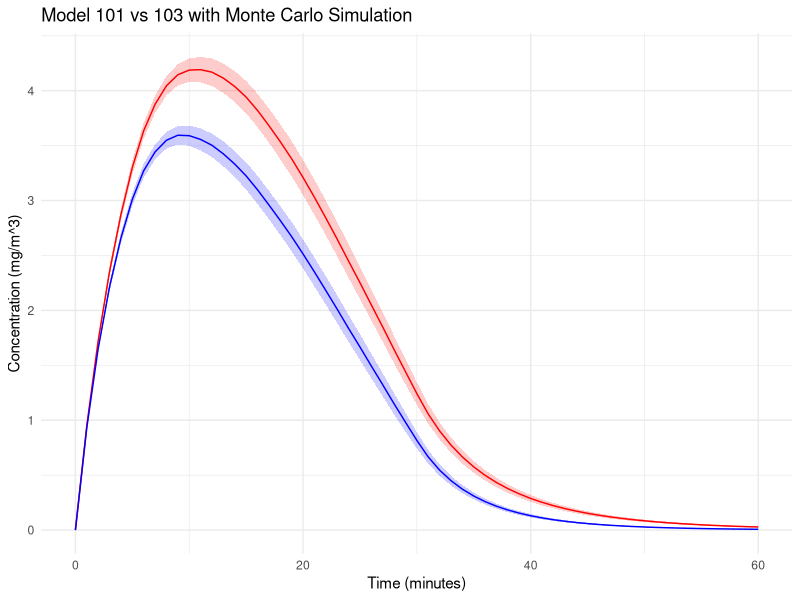
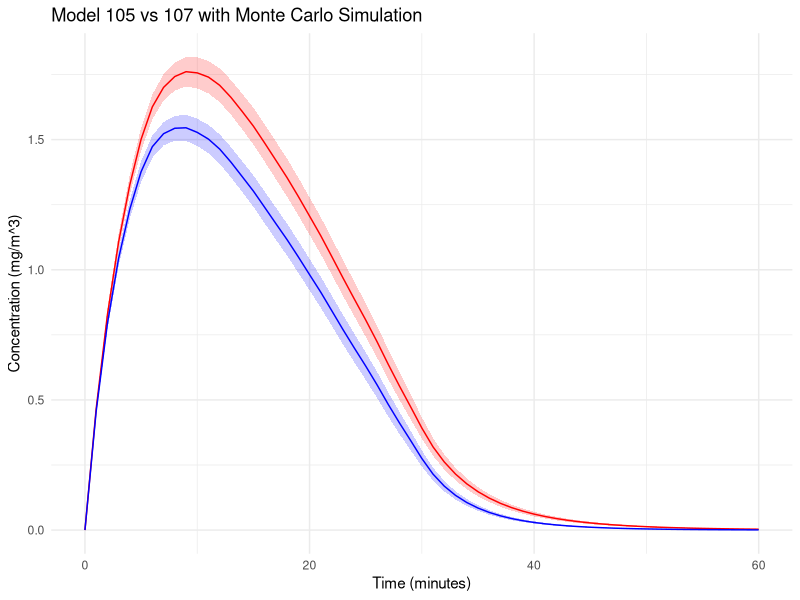
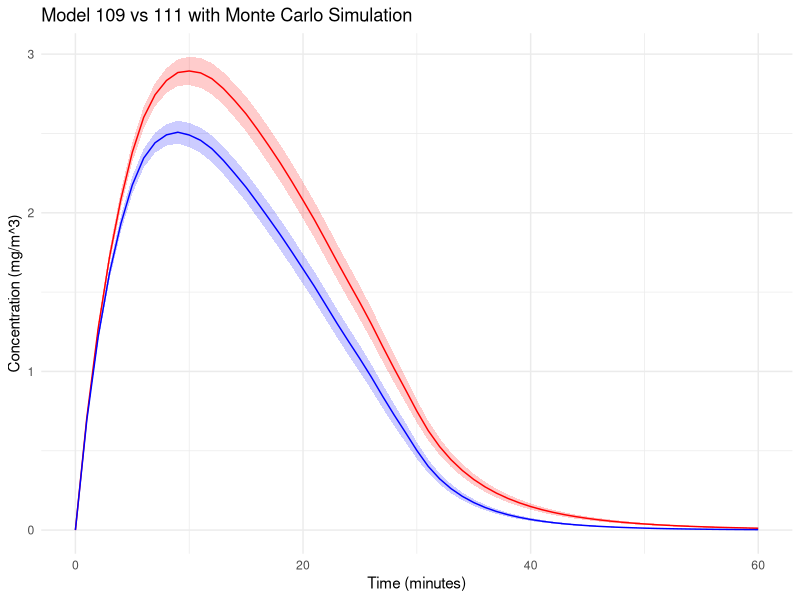
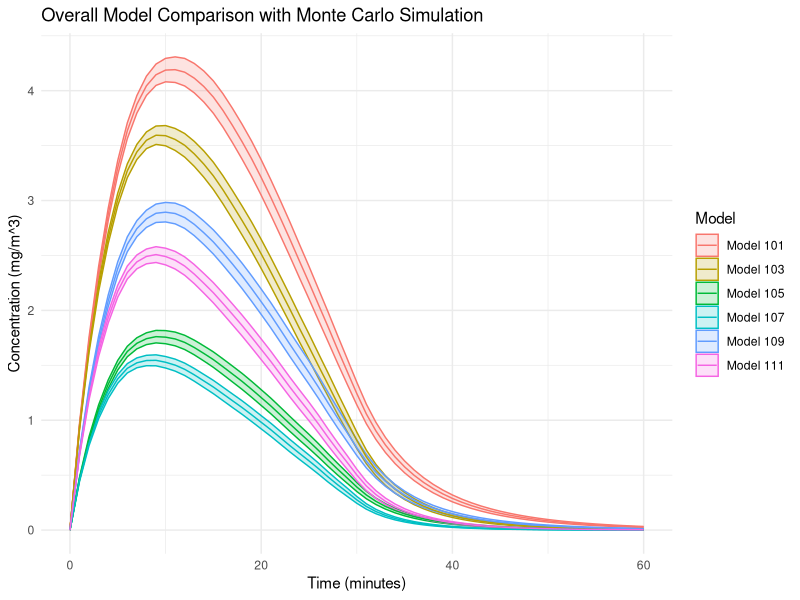
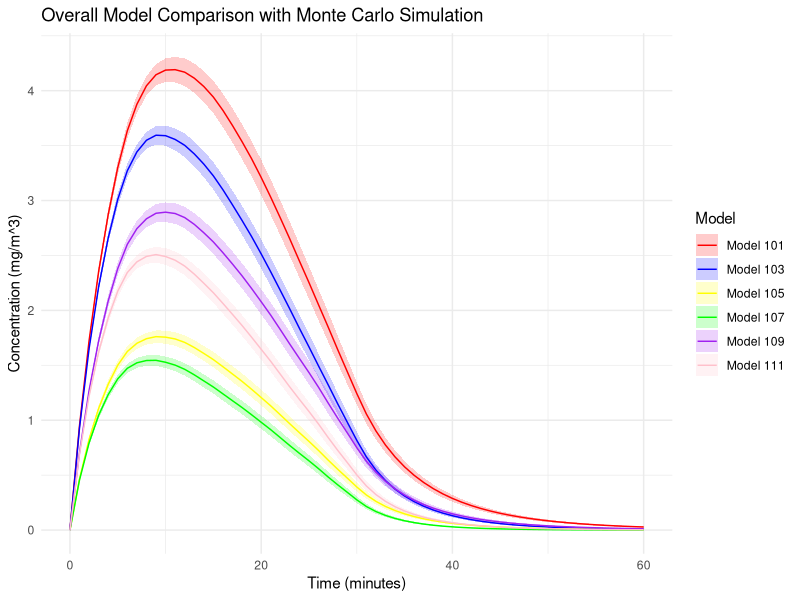

Here is the R script that generated these plots, in order:
# Define Model 100 with the gamma factor
model_100 <- function(G, Q, gamma) {
  C_steady <- gamma * G / Q
  return(C_steady)
}

# Define Model 101
model_101 <- function(G, Q, V, t_g, T) {
  # Create a time vector
  time_vector <- seq(0, T, by = 1)
  
# Calculate the phase of concentration increase
  C_rise <- sapply(time_vector, function(t) {
    if (t <= t_g) {
      return((G / Q) * (1 - exp((-Q * t) / V )))
    } else {
      return(NA)
    }
  })          
  
  # Concentration at the end of the emission phase as the initial concentration for the decay phase
  C0 <- (G / Q) * (1 - exp(-Q * t_g / V ))
  
  # Calculate the concentration decay phase
  C_decay <- sapply(time_vector, function(t) {
    if (t > t_g) {
      return(C0 * exp(-Q * (t - t_g) / V ))
    } else {
      return(NA)
    }
  })
  
  return(list(time = time_vector, concentration_rise = C_rise, concentration_decay = C_decay))
} 

T <- 60   # Total time (minutes)
t_g <- 15 # Time of generation (minutes)
G <- 100  # mg/min
Q <- 20   # m^3/min
epsilon_L <- 0.5  # Efficiency of local exhaust
epsilon_L_F <- 0.75  # Efficiency of local exhaust filtration
Q_R <- 5  # m^3/min
epsilon_RF <- 0.9  # Efficiency of recirculation filtration
V <- 100  # m^3
gamma <- 0.25  

# Calculation of steady-state concentrations for model 100
C_steady_100 <- model_100(G, Q, gamma)

# Calculation of steady-state concentrations for model 101
results_101 <- model_101(G, Q, V, t_g, T)


# Define Model 102
model_102 <- function(G, Q, Q_R, epsilon_RF, gamma) {
  C_bar <- (gamma * G) / (Q + epsilon_RF * Q_R)
  C_RF <- C_bar * (1 - epsilon_RF)
  return(list(C_bar = C_bar, C_RF = C_RF))
}


# Define Model 103
model_103 <- function(G, Q, Q_R, epsilon_RF, V, t_g, T) {
  Q_instead <- Q + epsilon_RF * Q_R
  return(model_101(G, Q_instead, V, t_g, T))
}

results_102 <- model_102(G, Q, Q_R, epsilon_RF, gamma)
results_103 <- model_103(G, Q, Q_R, epsilon_RF, V, t_g, T)

#Visualization
library(ggplot2)
C_bar_1 <- results_102$C_bar

results_103_df <- data.frame(Time = results_103$time, 
                             Concentration = c(results_103$concentration_rise, results_103$concentration_decay))
results_103_df <- results_103_df[!is.na(results_103_df$Concentration), ]

# Monte Carlo

G_range <- c(60, 150)
Q_range <- c(10, 30)
Q_L_range <- c(2, 8)
epsilon_L_range <- c(0.2, 0.8)
epsilon_L_F_range <- c(0, 1)
Q_R_range <- c(2, 10)
epsilon_RF_range <- c(0.5, 0.95)
V_range <- c(60, 150)
t_g_range <- c(5, 30)
T <- 60
gamma_range <- t_g_range / T

# simulation times
n_simulations <- 1000

results_101 <- vector("list", n_simulations)
results_103 <- vector("list", n_simulations)

# Monte Carlo simulation
set.seed(123)
for (i in 1:n_simulations) {
    # Randomly selection
    G <- runif(1, G_range[1], G_range[2])
    Q <- runif(1, Q_range[1], Q_range[2])
    Q_R <- runif(1, Q_R_range[1], Q_R_range[2])
    V <- runif(1, V_range[1], V_range[2])
    t_g <- runif(1, t_g_range[1], t_g_range[2])
    gamma <- runif(1, gamma_range[1], gamma_range[2])
    epsilon_RF <- runif(1, epsilon_RF_range[1], epsilon_RF_range[2])
    
    results_101[[i]] <- model_101(G, Q, V, t_g, T)
    results_103[[i]] <- model_103(G, Q, Q_R, epsilon_RF, V, t_g, T)
}

# Transfer to data.frame
df_101 <- do.call(rbind, lapply(results_101, function(x) data.frame(Time = x$time, 
                                                                    Concentration = c(x$concentration_rise, x$concentration_decay))))
df_103 <- do.call(rbind, lapply(results_103, function(x) data.frame(Time = x$time, 
                                                                    Concentration = c(x$concentration_rise, x$concentration_decay))))

                                
average_and_ci <- function(df, n) {
    df_summary <- aggregate(Concentration ~ Time, data = df, mean)
    df_summary$SD <- aggregate(Concentration ~ Time, data = df, sd)$Concentration
    df_summary$CI_lower <- df_summary$Concentration - qt(0.975, df=n-1) * df_summary$SD / sqrt(n)
    df_summary$CI_upper <- df_summary$Concentration + qt(0.975, df=n-1) * df_summary$SD / sqrt(n)
    return(df_summary)
}

average_101 <- average_and_ci(df_101, n_simulations)
average_103 <- average_and_ci(df_103, n_simulations)

ggplot() +
    geom_ribbon(data = average_101, aes(x = Time, ymin = CI_lower, ymax = CI_upper), fill = "red", alpha = 0.2) +
    geom_line(data = average_101, aes(x = Time, y = Concentration), color = "red") +
    geom_ribbon(data = average_103, aes(x = Time, ymin = CI_lower, ymax = CI_upper), fill = "blue", alpha = 0.2) +
    geom_line(data = average_103, aes(x = Time, y = Concentration), color = "blue") +
    labs(title = "Model 101 vs 103 with Monte Carlo Simulation",
         x = "Time (minutes)", 
         y = "Concentration (mg/m^3)") +
    theme_minimal()



# Define Model 104
model_104 <- function(G, Q, Q_L, epsilon_L, gamma) {
  C_avg <- (gamma * G * (1 - epsilon_L)) / (Q + Q_L)
  C_L_avg <- C_avg + (epsilon_L * gamma * G) / Q_L
  return(list(C_avg = C_avg, C_L_avg = C_L_avg))
}


# Define Model 105
model_105 <- function(G, Q, Q_L, epsilon_L, V, t_g, T) {
  # Create a time vector
  time_vector <- seq(0, T, by = 1)
  
  C_rise <- sapply(time_vector, function(t) {
    if (t <= t_g) {
      return(((G * (1 - epsilon_L)) / (Q + Q_L)) * (1 - exp((-(Q + Q_L) * t) / V)))
    } else {
      return(NA)
    }
  })
  
  C0 <- (G * (1 - epsilon_L)) / (Q + Q_L) * (1 - exp((-(Q + Q_L) * t_g) / V))
  
  C_decay <- sapply(time_vector, function(t) {
    if (t > t_g) {
      return(C0 * exp((-(Q + Q_L) * (t - t_g)) / V))
    } else {
      return(NA)
    }
  })
  
  return(list(time = time_vector, concentration_rise = C_rise, concentration_decay = C_decay))
}


# Define Model 106
model_106 <- function(G, Q, Q_L, epsilon_L, Q_R, epsilon_RF, gamma) {
  C_avg <- (gamma * G * (1 - epsilon_L)) / ((Q + epsilon_RF * Q_R) + Q_L)
  C_L_avg <- C_avg + (epsilon_L * gamma * G) / Q_L
  C_RF <- C_avg * (1 - epsilon_RF)
  return(list(C_avg = C_avg, C_L_avg = C_L_avg, C_RF = C_RF))
}


# Define Model 107
model_107 <- function(G, Q, Q_L, epsilon_L, Q_R, epsilon_RF, V, t_g, T) {
  Q_instead <- Q + epsilon_RF * Q_R
  return(model_105(G, Q_instead, Q_L, epsilon_L, V, t_g, T))
}


results_105 <- vector("list", n_simulations)
results_107 <- vector("list", n_simulations)

# Monte Carlo simulation
set.seed(123)
for (i in 1:n_simulations) {
    # Randomly selection
    G <- runif(1, G_range[1], G_range[2])
    Q <- runif(1, Q_range[1], Q_range[2])
    Q_L <- runif(1, Q_L_range[1], Q_L_range[2])
    epsilon_L <- runif(1, epsilon_L_range[1], epsilon_L_range[2])
    epsilon_L_F <- runif(1, epsilon_L_F_range[1], epsilon_L_F_range[2])
    Q_R <- runif(1, Q_R_range[1], Q_R_range[2])
    V <- runif(1, V_range[1], V_range[2])
    t_g <- runif(1, t_g_range[1], t_g_range[2])
    gamma <- runif(1, gamma_range[1], gamma_range[2])
    epsilon_RF <- runif(1, epsilon_RF_range[1], epsilon_RF_range[2])
    
    results_105[[i]] <- model_105(G, Q, Q_L, epsilon_L, V, t_g, T)
    results_107[[i]] <- model_107(G, Q, Q_L, epsilon_L, Q_R, epsilon_RF, V, t_g, T)
}

# Transfer to data.frame
df_105 <- do.call(rbind, lapply(results_105, function(x) data.frame(Time = x$time, 
                                                                    Concentration = c(x$concentration_rise, x$concentration_decay))))

df_107 <- do.call(rbind, lapply(results_107, function(x) data.frame(Time = x$time, 
                                                                    Concentration = c(x$concentration_rise, x$concentration_decay))))

                                
average_and_ci <- function(df, n) {
    df_summary <- aggregate(Concentration ~ Time, data = df, mean)
    df_summary$SD <- aggregate(Concentration ~ Time, data = df, sd)$Concentration
    df_summary$CI_lower <- df_summary$Concentration - qt(0.975, df=n-1) * df_summary$SD / sqrt(n)
    df_summary$CI_upper <- df_summary$Concentration + qt(0.975, df=n-1) * df_summary$SD / sqrt(n)
    return(df_summary)
}

average_105 <- average_and_ci(df_105, n_simulations)
average_107 <- average_and_ci(df_107, n_simulations)


ggplot() +
    geom_ribbon(data = average_105, aes(x = Time, ymin = CI_lower, ymax = CI_upper), fill = "red", alpha = 0.2) +
    geom_line(data = average_105, aes(x = Time, y = Concentration), color = "red") +
    geom_ribbon(data = average_107, aes(x = Time, ymin = CI_lower, ymax = CI_upper), fill = "blue", alpha = 0.2) +
    geom_line(data = average_107, aes(x = Time, y = Concentration), color = "blue") +
    labs(title = "Model 105 vs 107 with Monte Carlo Simulation",
         x = "Time (minutes)", 
         y = "Concentration (mg/m^3)") +
    theme_minimal()


                                
# Define Model 108
model_108 <- function(G, Q, Q_L, epsilon_L, epsilon_L_F, gamma) {
  C_avg <- (gamma * G * (1 - epsilon_L * epsilon_L_F)) / (Q + epsilon_L_F * Q_L)
  C_LE <- C_avg + (epsilon_L * gamma * G) / Q_L
  C_LF <- C_LE * (1 - epsilon_L_F)
  return(list(C_avg = C_avg, C_LE = C_LE, C_LF = C_LF))
}


# Define Model 109
model_109 <- function(G, Q, Q_L, epsilon_L, epsilon_L_F, V, t_g, T) {
  # Create a time vector
  time_vector <- seq(0, T, by = 1)
  
  C_rise <- sapply(time_vector, function(t) {
    if (t <= t_g) {
      return(((G * (1 - epsilon_L * epsilon_L_F)) / (Q + epsilon_L_F * Q_L)) * (1 - exp((-(Q + epsilon_L_F * Q_L) * t) / V)))
    } else {
      return(NA)
    }
  })
  
  C0 <- ((G * (1 - epsilon_L * epsilon_L_F)) / (Q + epsilon_L_F * Q_L)) * (1 - exp((-(Q + epsilon_L_F * Q_L) * t_g) / V))
  
  C_decay <- sapply(time_vector, function(t) {
    if (t > t_g) {
      return(C0 * exp((-(Q + epsilon_L_F * Q_L) * (t - t_g)) / V))
    } else {
      return(NA)
    }
  })
  
  return(list(time = time_vector, concentration_rise = C_rise, concentration_decay = C_decay))
}


# Define Model 110
model_110 <- function(G, Q, Q_L, epsilon_L, epsilon_L_F, Q_R, epsilon_RF, gamma) {
  C_avg <- (gamma * G * (1 - epsilon_L * epsilon_L_F)) / ((Q + epsilon_RF * Q_R) + epsilon_L_F * Q_L)
  C_LE <- C_avg + (epsilon_L * gamma * G) / Q_L
  C_LF <- C_LE * (1 - epsilon_L_F)
  C_RF <- C_avg * (1 - epsilon_RF)
  return(list(C_avg = C_avg, C_LE = C_LE, C_LF = C_LF, C_RF = C_RF))
}


# Define Model 111
model_111 <- function(G, Q, Q_L, epsilon_L, epsilon_L_F, Q_R, epsilon_RF, V, t_g, T) {
  Q_instead <- Q + epsilon_RF * Q_R
  return(model_109(G, Q_instead, Q_L, epsilon_L, epsilon_L_F, V, t_g, T))
}

                                
results_109 <- vector("list", n_simulations)
results_111 <- vector("list", n_simulations)

set.seed(123)
for (i in 1:n_simulations) {
    # Randomly selection
    G <- runif(1, G_range[1], G_range[2])
    Q <- runif(1, Q_range[1], Q_range[2])
    Q_L <- runif(1, Q_L_range[1], Q_L_range[2])
    epsilon_L <- runif(1, epsilon_L_range[1], epsilon_L_range[2])
    epsilon_L_F <- runif(1, epsilon_L_F_range[1], epsilon_L_F_range[2])
    Q_R <- runif(1, Q_R_range[1], Q_R_range[2])
    V <- runif(1, V_range[1], V_range[2])
    t_g <- runif(1, t_g_range[1], t_g_range[2])
    gamma <- runif(1, gamma_range[1], gamma_range[2])
    epsilon_RF <- runif(1, epsilon_RF_range[1], epsilon_RF_range[2])

    results_109[[i]] <- model_109(G, Q, Q_L, epsilon_L, epsilon_L_F, V, t_g, T)
    results_111[[i]] <- model_111(G, Q, Q_L, epsilon_L, epsilon_L_F, Q_R, epsilon_RF, V, t_g, T)
}


# Transfer to data.frame
df_109 <- do.call(rbind, lapply(results_109, function(x) data.frame(Time = x$time, 
                                                                    Concentration = c(x$concentration_rise, x$concentration_decay))))

df_111 <- do.call(rbind, lapply(results_111, function(x) data.frame(Time = x$time, 
                                                                    Concentration = c(x$concentration_rise, x$concentration_decay))))

# Calculate Average and Confidence Interval
average_109 <- average_and_ci(df_109, n_simulations)
average_111 <- average_and_ci(df_111, n_simulations)

                                
# Plotting with ggplot
ggplot() +
    geom_ribbon(data = average_109, aes(x = Time, ymin = CI_lower, ymax = CI_upper), fill = "red", alpha = 0.2) +
    geom_line(data = average_109, aes(x = Time, y = Concentration), color = "red") +
    geom_ribbon(data = average_111, aes(x = Time, ymin = CI_lower, ymax = CI_upper), fill = "blue", alpha = 0.2) +
    geom_line(data = average_111, aes(x = Time, y = Concentration), color = "blue") +
    labs(title = "Model 109 vs 111 with Monte Carlo Simulation",
         x = "Time (minutes)", 
         y = "Concentration (mg/m^3)") +
    theme_minimal()

                                                              
# Overall comparison
average_101$Model <- "Model 101"
average_103$Model <- "Model 103"
average_105$Model <- "Model 105"
average_107$Model <- "Model 107"
average_109$Model <- "Model 109"
average_111$Model <- "Model 111"

combined_averages <- rbind(average_101, average_103, average_105, average_107, average_109, average_111)

ggplot(combined_averages, aes(x = Time, y = Concentration, color = Model)) +
    geom_ribbon(aes(ymin = CI_lower, ymax = CI_upper, fill = Model), alpha = 0.2) +
    geom_line() +
    labs(title = "Overall Model Comparison with Monte Carlo Simulation",
         x = "Time (minutes)", 
         y = "Concentration (mg/m^3)") +
    theme_minimal()  

 # Or

ggplot(combined_averages, aes(x = Time, y = Concentration, group = Model)) +
    geom_ribbon(aes(ymin = CI_lower, ymax = CI_upper, fill = Model), alpha = 0.2) +
    geom_line(aes(color = Model)) +
    scale_fill_manual(values = c("Model 101" = "red", "Model 103" = "blue", "Model 105" = "yellow", 
                                "Model 107" = "green", "Model 109" = "purple", "Model 111" = "pink")) +
    scale_color_manual(values = c("Model 101" = "red", "Model 103" = "blue", "Model 105" = "yellow", 
                                "Model 107" = "green", "Model 109" = "purple", "Model 111" = "pink")) +
    labs(title = "Overall Model Comparison with Monte Carlo Simulation",
         x = "Time (minutes)", 
         y = "Concentration (mg/m^3)") +
    theme_minimal() +
    guides(fill = guide_legend(title = "Model"), color = guide_legend(title = "Model"))          
